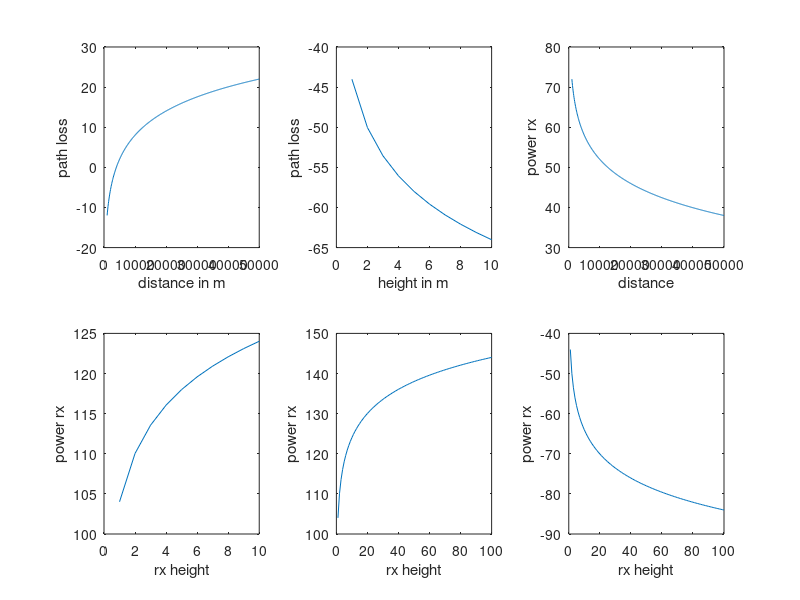

The MATLAB script that drew this image:
%SUB URBAN
clc
clear all;
close all;
hte=input('enter the tx height');
hre=input('enter the rx height');
f=input('enter the frequency');
ame=43;
garea=9;
lam=3e8/f
eirp=60;
d=input('enter the distance between the antennas');
ghte=20*log10(hte/200)
ghre=20*log10(hre/3)
lf=-10*log10((lam^2)/((4*3.14*d)^2))
l50=lf+ame-ghte-ghre-garea
pr=(eirp-l50+0)
%plot distance vs path loss
figure(1)
ghte=20*log10(hte/200)
ghre=20*log10(hre/3)
d1=1000:100:50000
lf=-10*log10((lam.^2)./((4*3.14*d1).^2))
l50=lf+ame-ghte-ghre-garea
subplot(2,3,1)
plot(d1,l50)
xlabel('distance in m')
ylabel('path loss')
%rx height vs path loss
ghte=20*log10(hte/200)
hre1=0:10
ghre1=20*log10(hre1/3)
lf=-10*log10((lam.^2)./((4*3.14*d).^2))
l50=lf+ame-ghte-ghre1-garea
subplot(2,3,2)
plot(hre1,l50)
xlabel('height in m')
ylabel('path loss')
%distance vs power rxved
ghte=20*log10(hte/200)
ghre=20*log10(hre/3)
d2=1000:100:50000
lf=-10*log10((lam^2)./((4*3.14*d2).^2))
l50=lf+ame-ghte-ghre-garea
pr=(eirp-l50+0)
subplot(2,3,3)
plot(d2,pr)
xlabel('distance')
ylabel('power rx')
% rx height vs power rx
ghte=20*log10(hte/200)
hre2=0:10
ghre2=20*log10(hre2/3)
lf=-10*log10((lam^2)./((4*3.14*d).^2))
l50=lf+ame-ghte-ghre2-garea
pr=(eirp-l50+0)
subplot(2,3,4)
plot(hre2,pr)
xlabel('rx height')
ylabel('power rx')

% tx height vs power rx
hte1=0:100
ghte1=20*log10(hte1/200)
ghre=20*log10(hre/3)
lf=-10*log10((lam^2)./((4*3.14*d).^2))
l50=lf+ame-ghte1-ghre-garea
pr=(eirp-l50+0)
subplot(2,3,5)
plot(hte1,pr)
xlabel('rx height')
ylabel('power rx')
% tx height vs path loss
hte2=0:100
ghte2=20*log10(hte2/200)
ghre=20*log10(hre/3)
lf=-10*log10((lam^2)./((4*3.14*d).^2))
l50=lf+ame-ghte2-ghre-garea
pr=(eirp-l50+0)
subplot(2,3,6)
plot(hte2,l50)
xlabel('rx height')
ylabel('power rx')